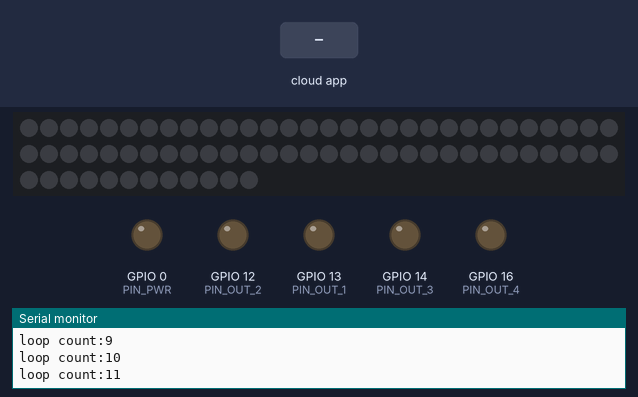
A sketch run on a simulated ESP8266 (NodeMCU). On the bench: 72 RGB LEDs in strip order, left to right, continuing on the next row, output pins drawn as LEDs (lit = HIGH), the last lines printed to the serial monitor. Inputs (shaded band) come from the test bench. Dim RGB values are drawn brighter than linear; WiFi joins after 1.5 s; servers stay silent unless stated.

Above: at 2.8 s.
2.9 s: the phone or cloud app sets Sky.Light.1 to 0
4.4 s: the phone or cloud app sets Sky.Light.1 to 64
At 5.6 s:
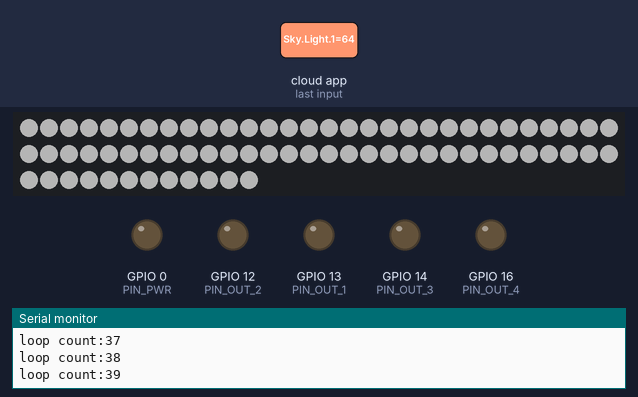
5.9 s: the phone or cloud app sets Light.Box.1 to 0
At 6.9 s:
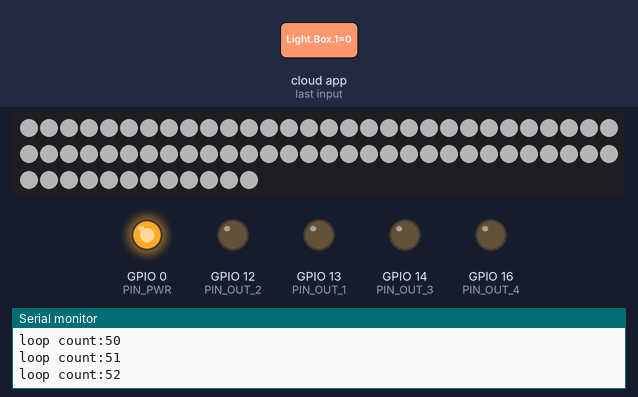
7.4 s: the phone or cloud app sets Light.Box.1 to 64
At 8.3 s:
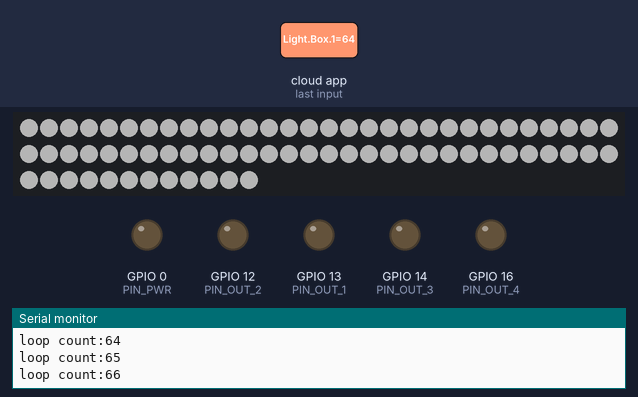
Timing chart, 0 to 9.9 s (numbered marks = the images above; inputs shaded):
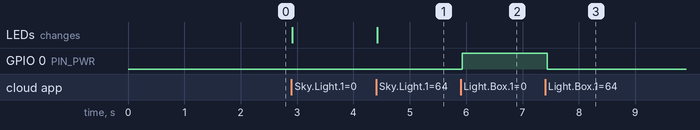

Measured:
- after the input at 4.4 s, the LEDs: change at once (image 1)
- after the input at 5.9 s, GPIO 0 (PIN_PWR): LOW → HIGH at once
- after the input at 7.4 s, GPIO 0 (PIN_PWR): HIGH → LOW at once

The sketch:

LuminousThings.ino
```cpp
// (licence header left out)
#define ESPALEXA_ASYNC
#include <Espalexa.h>

#ifdef ARDUINO_ARCH_ESP32
#include <WiFi.h>
#include <AsyncTCP.h>
#else
#include <ESP8266WiFi.h>
#include <ESPAsyncTCP.h>
#endif
#include <ESPAsyncWebServer.h>
#include <SoftwareSerial.h>
#include <FastLED.h>

// WiFi Access Point Secrets
// Copy and Edit creds.example.h to creds.h
#include "creds.h"

/* Debugging */
#define DEBUG_SERIAL 1  // Print detailed command data to serial monitor

/* Hardware Interfacing */
#define PIN_PWR    0       // Node D3 - ATX Power Switch - Low On
#define PIN_OUT_1 13       // Node D7 - MOSFET 1 - 12VDC
#define PIN_OUT_2 12       // Node D6 - MOSFET 2 - 12VDC
#define PIN_OUT_3 14       // Node D5 - MOSFET 3 - 12VDC
#define PIN_OUT_4 16       // Node D0 - MOSFET 4 - 12VDC
#define PIN_SPI_1 5        // Node D1 - SPI GPIO Pin
#define PIN_SPI_2 4        // Node D2 - SPI GPIO Pin - @TODO CURRENTLY UNUSED
#define NUM_LEDS 72        // 10 x 3 LED segments
// #define LED_CHIPSET TM1803 // Radio shack's chipset (SKU 2760339)
#define LED_CHIPSET WS2811
// #define COLOR_ORDER GBR    // LED bit order is Green Blue Red.
#define COLOR_ORDER BRG

// Global Variables
CRGB leds[NUM_LEDS];
uint32_t g_color;
long n;
boolean wifiConnected = false;
uint32_t loop_count = 0;

// Power Management Hack
uint32_t portcount = 0;

// Prototype utility functions
boolean connectWifi();

// Prototype callback functions
void colorLightChanged(uint8_t brightness, uint32_t rgb);

// Initialize Singletons
Espalexa LuminousThings;
AsyncWebServer HttpService(80);

// Setup is called at bootup
void setup()
{
  // On/Off/Dimmable 12VDC outputs
  pinMode(PIN_OUT_1, OUTPUT);
  pinMode(PIN_OUT_2, OUTPUT);
  pinMode(PIN_OUT_3, OUTPUT);
  pinMode(PIN_OUT_4, OUTPUT);
  pinMode(PIN_PWR, OUTPUT);

  // On/Off/Dim/RGB LED strips
  FastLED.addLeds<LED_CHIPSET, PIN_SPI_1, COLOR_ORDER>(leds, NUM_LEDS);
//  FastLED.addLeds<LED_CHIPSET, PIN_SPI_2, COLOR_ORDER>(leds, NUM_LEDS);

  // Serial Console baud rate
  Serial.begin(57600);

  // Initialise wifi connection
  wifiConnected = connectWifi();

  // If WiFi is connected
  if(wifiConnected){

    // Set "/" URL callback handler to send text response
    HttpService.on("/", HTTP_GET, [](AsyncWebServerRequest *HttpRequest){
      HttpRequest->send(200, "text/plain", "These are not the droids you are looking for.");
    });

    // Set Alexa Control callback function
    HttpService.onNotFound([](AsyncWebServerRequest *HttpRequest){
      // Unknown Request gets a 404 (srsly, it should be 410.)
      if (!LuminousThings.handleAlexaApiCall(HttpRequest))
      {
        HttpRequest->send(404, "text/plain", "Not found");
      }
    });


    // Power ATX
    digitalWrite(PIN_PWR, 0);

    // Devices Exposed by this System.
    LuminousThings.addDevice("Light Box 1", boxLight);
    LuminousThings.addDevice("Sky Light 1", skyLightOne);
//    LuminousThings.addDevice("Sky Light 2", skyLightOne);
//    LuminousThings.addDevice("Spot Light 1", spotLightOne);
//    LuminousThings.addDevice("Spot Light 2", spotLightTwo);
//    LuminousThings.addDevice("Spot Light 3", spotLightThree);
//    LuminousThings.addDevice("Spot Light 4", spotLightFour);

    // Start Alexa Service
    LuminousThings.begin(&HttpService);

  } else
  {
    // Couldn't connected WiFi on boot
    // @TODO Enter WiFi AP mode and present config UI
    while (1)
    {
      Serial.println("Cannot connect to WiFi. Please check data and reset the ESP.");
      delay(2500);
    }
  }
}

// This is the main loop
void loop()
{
  // Enter Alexa Service main loop
   LuminousThings.loop();

   // Wait a moment then loop back to beginning
   delay(100);

   loop_count++;
   Serial.print("loop count:");
   Serial.print(loop_count);
   Serial.println("");
}

// Alexa "Light Box 1" callback function
void boxLight(uint8_t brightness, uint32_t rgb) {
  // Turn on the Main Power Supply if brightness <> 0
  if(brightness){
    digitalWrite(PIN_PWR, 0);
  }
  // Otherwise turn it off
  else {
    digitalWrite(PIN_PWR, 1);
  }
}

// Alexa "Change Light" callback function
void skyLightOne(uint8_t brightness, uint32_t rgb) {
  // Clear output buffer
  FastLED.clear();
  // set brightness level
  FastLED.setBrightness(brightness);

  // Queue the same command NUM_LEDS times
  for(int led = 0; led < NUM_LEDS; led++) {
      leds[led] = rgb; // Literally just pass the uint32_t in as we got it
  }

  // Send the commands to the LEDs
  FastLED.show();

  // serial debug
  if(DEBUG_SERIAL) {
    // These are broken out for debug
    uint8_t red   = (rgb >> 16) & 0xFF;
    uint8_t green = (rgb >> 8) & 0xFF;
    uint8_t blue  = rgb & 0xFF;

    // Tell Human what Alexa sent
    Serial.print("Sky Light 1; ");
    Serial.print("port count: ");
    Serial.print(portcount);
    Serial.print(", Brightness: ");
    Serial.print(brightness);
    Serial.print(", Red: ");
    Serial.print(red); //get red component
    Serial.print(", Green: ");
    Serial.print(green); //get green
    Serial.print(", Blue: ");
    Serial.println(blue); //get blue
  }
}

// Alexa "Spot Light 1" callback function
void spotLightOne(uint8_t brightness, uint32_t rgb) {
  // Brightness is 100%
  if( brightness == 255 ){
    analogWrite(PIN_OUT_1, 1023);
  }
  // Brightness is less than 100%
  else if( brightness ){
    analogWrite(PIN_OUT_1, (brightness * 4));
  }
  // Brightness is zero
  else {

    analogWrite(PIN_OUT_1, 0);
  }

  // serial debug
  if(DEBUG_SERIAL) {
    // Tell Human what Alexa sent
    Serial.print("Spot Light 1; ");
    Serial.print("Brightness: ");
    Serial.println(brightness);
  }
}

// Alexa "Spot Light 2" callback function
void spotLightTwo(uint8_t brightness, uint32_t rgb) {
  // Brightness is 100%
  if( brightness == 255 ){
    analogWrite(PIN_OUT_2, 1023);
  }
  // Brightness is less than 100%
  else if( brightness ){
    analogWrite(PIN_OUT_2, (brightness * 4));
  }
  // Brightness is zero
  else {
    analogWrite(PIN_OUT_2, 0);
  }

  // serial debug
  if(DEBUG_SERIAL) {
    // Tell Human what Alexa sent
    Serial.print("Spot Light 2; ");
    Serial.print("Brightness: ");
    Serial.println(brightness);
  }
}

// Alexa "Spot Light 3" callback function
void spotLightThree(uint8_t brightness, uint32_t rgb) {
  // Brightness is 100%
  if( brightness == 255 ){
    analogWrite(PIN_OUT_3, 1023);
  }
  // Brightness is less than 100%
  else if( brightness ){
    analogWrite(PIN_OUT_3, (brightness * 4));
  }
  // Brightness is zero
  else {
    analogWrite(PIN_OUT_3, 0);
  }

  // serial debug
  if(DEBUG_SERIAL) {
    // Tell Human what Alexa sent
    Serial.print("Spot Light 3; ");
    Serial.print("Brightness: ");
    Serial.println(brightness);
  }
}

// Alexa "Spot Light 4" callback function
void spotLightFour(uint8_t brightness, uint32_t rgb) {
  // Brightness is 100%
  if( brightness == 255 ){
    analogWrite(PIN_OUT_4, 1023);
  }
  // Brightness is less than 100%
  else if( brightness ){
    analogWrite(PIN_OUT_4, (brightness * 4));
  }
  // Brightness is zero
  else {
    analogWrite(PIN_OUT_4, 0);
  }

  // serial debug
  if(DEBUG_SERIAL) {
    // Tell Human what Alexa sent
    Serial.print("Spot Light 4; ");
    Serial.print("Brightness: ");
    Serial.println(brightness);
  }
}

// connect to wifi – returns true if successful or false if not
boolean connectWifi(){
  boolean state = true;
  int i = 0;

  WiFi.mode(WIFI_STA);
  WiFi.begin(ssid, password);
  Serial.println("");
  Serial.println("Connecting to WiFi");

  // Wait for connection
  Serial.print("Connecting...");
  while (WiFi.status() != WL_CONNECTED) {
    delay(500);
    Serial.print(".");
    if (i > 20){
      state = false; break;
    }
    i++;
  }
  Serial.println("");
  if (state){
    Serial.print("Connected to ");
    Serial.println(ssid);
    Serial.print("IP address: ");
    Serial.println(WiFi.localIP());
  }
  else {
    Serial.println("Connection failed.");
  }
  delay(100);
  return state;
}
```

creds.example.h
```cpp
// Copy this file to creds.h in your LuminousThings folder

// WiFi username and password
// @TODO Replace this with WiFi AP mode config UI
const char* ssid = "<YOUR SSID>";
const char* password = "<YOUR AP PASSWORD>";
```
